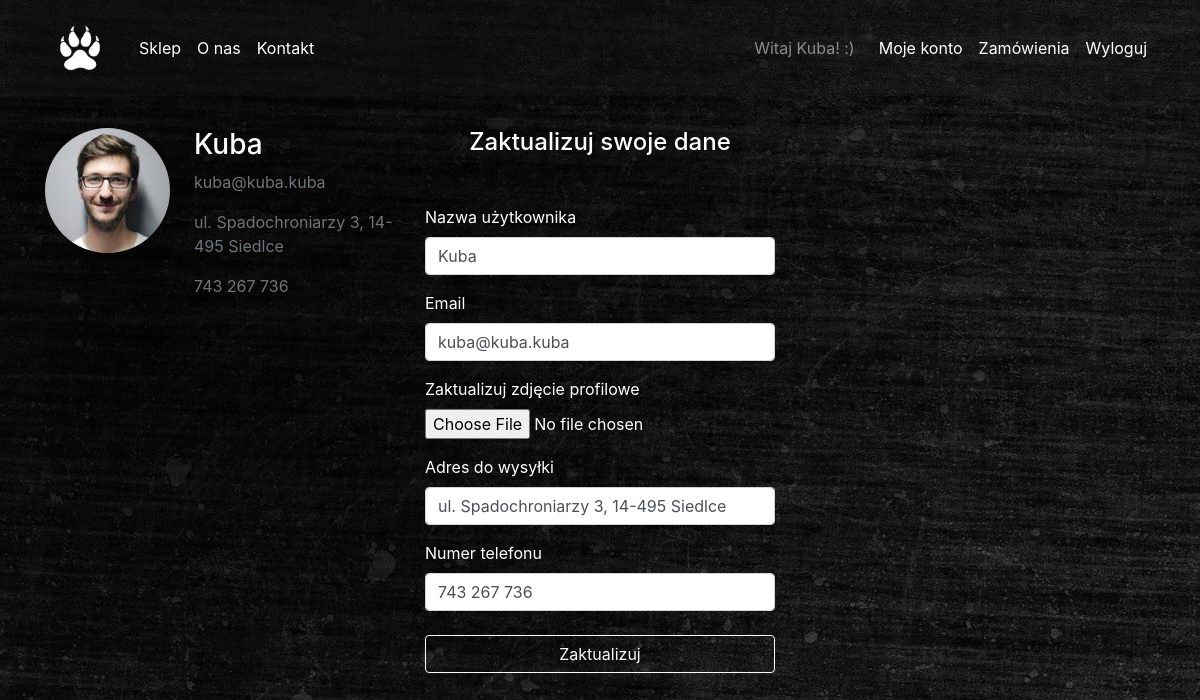
Screenshot of /account (signed in) with the database file from the repository.
### app_files/db_models.py (models this page shows, shortened)
class User(db.Model, UserMixin):
    __tablename__ = 'User'
    id = db.Column(db.Integer, primary_key=True)
    username = db.Column(db.String(20), unique=True, nullable=False)
    email = db.Column(db.String(120), unique=True, nullable=False)
    password = db.Column(db.String(60), nullable=False)
    image_file = db.Column(db.String(20), nullable=False, default='defaultpp.jpg')
    adress = db.Column(db.String(200))
    phone = db.Column(db.String(20))
    is_admin = db.Column(db.Boolean, default=False)

### app_files/routes.py (the view)
@app.route('/account', methods=['GET', 'POST'])
@login_required
def account():
    if current_user.is_admin:
        return redirect(url_for('root'))
    form = UpdateAccountForm()
    if form.validate_on_submit():
        if form.picture.data:
            picture_file = save_user_picture(form.picture.data)
            delete_old_picture(current_user)
            current_user.image_file = picture_file
        current_user.username = form.username.data
        current_user.email = form.email.data
        current_user.adress = form.adress.data
        current_user.phone = form.phone.data
        db.session.commit()
        return render_template('updated.html')
    elif request.method == 'GET':
        form.username.data = current_user.username
        form.email.data = current_user.email
        form.adress.data = current_user.adress
        form.phone.data = current_user.phone
    image_file = url_for(
        'static',
        filename='images/profile_pictures/' + current_user.image_file)
    return render_template('account.html', form=form, image_file=image_file)

### app_files/forms.py (shortened to what this page needs)
class UpdateAccountForm(FlaskForm):
    username = StringField(
        'Nazwa użytkownika',
        validators=[
            DataRequired("Pole wymagane"),
            Length(
                min=2, max=20,
                message="Nazwa powinna zawierać od %(min)d do %(max)d znaków")])
    email = StringField(
        'Email',
        validators=[DataRequired("Pole wymagane"),
                    Email("Nieprawidłowy adres e-mail")])
    picture = FileField(
        'Zaktualizuj zdjęcie profilowe',
        validators=[
            FileAllowed(['jpg', 'png'], "Dozwolony format pliku to .jpg lub .png")])
    adress = StringField(
        'Adres do wysyłki',
        validators=[
            Length(
                max=200,
                message="Adres powinien zawierać do %(max)d znaków")])
    phone = StringField(
        'Numer telefonu',
        validators=[
            Length(
                min=9, max=15,
                message="Numer powinien zawierać od %(min)d do %(max)d znaków")])
    submit = SubmitField('Zaktualizuj')

### app_files/db_models.py (called while the page is built)
@login_manager.user_loader
def load_user(user_id):
    return User.query.get(int(user_id))

### app_files/templates/account.html (shortened to what this page needs)
{% extends "layout.html" %}
{% block navbarposition %}
<nav class="navbar navbar-expand-md navbar-dark c-bg-light" id="navbarMain">
{% endblock %}
{% block content %}
  <div class="container">
    <div class="row">
      <div class="col-xl-4 col-lg-4 col-md-5 col-sm-12 col-xs-12 mt-3">
        <div class="media mt-3">
          <img src="{{image_file}}" class="rounded-circle img-fluid c-size-125 img-responsive">
          <div class="media-body ml-4">
            <h3>{{ current_user.username }}</h3>
            <p class="text-secondary">{{ current_user.email }}</p>
            {% if current_user.adress %}
            	<p class="text-secondary">{{ current_user.adress }}</p>
            {% else %}
            	<p class="text-secondary">Brak adresu dostawy</p>
            {% endif %}
            {% if current_user.phone %}
            	<p class="text-secondary">{{ current_user.phone }}</p>
            {% else %}
            	<p class="text-secondary">Brak numeru telefonu</p>
            {% endif %}
          </div>
        </div>
      </div>
      <div class="col-xl-8 col-lg-8 col-md-7 col-sm-12 col-xs-12 mt-3">
        <div class="row">
          <div class="col-xl-6 col-lg-8 col-md-12 col-sm-12 col-xs-12 mt-3">
            <h4 class="text-center mb-5">Zaktualizuj swoje dane</h4>
            <form action="/account" method="POST" enctype="multipart/form-data">
              <div class="form-group">
                {{ form.username.label(class="form-control-label") }}
                {% if form.username.errors %}
									{{ form.username(class="form-control is-invalid") }}
									<div class="invalid-feedback">
										{% for error in form.username.errors %}
											<span>{{ error }}</span>
										{% endfor %}
									</div>
								{% else %}
									{{ form.username(class="form-control") }}
                {% endif %}
              </div>
              <div class="form-group">
                {{ form.email.label(class="form-control-label") }}
                {% if form.email.errors %}
									{{ form.email(class="form-control is-invalid") }}
									<div class="invalid-feedback">
										{% for error in form.email.errors %}
											<span>{{ error }}</span>
										{% endfor %}
									</div>
                {% else %}
                	{{ form.email(class="form-control") }}
                {% endif %}
              </div>
              <div class="form-group">
                {{ form.picture.label() }}
                <div>
                  {{ form.picture() }}
                </div>
              </div>
              <div class="form-group">
                {{ form.adress.label(class="form-control-label") }}
                {% if form.adress.errors %}
									{{ form.adress(class="form-control is-invalid") }}
									<div class="invalid-feedback">
										{% for error in form.adress.errors %}
											<span>{{ error }}</span>
										{% endfor %}
									</div>
                {% else %}
                	{{ form.adress(class="form-control") }}
                {% endif %}
              </div>
              <div class="form-group">
                {{ form.phone.label(class="form-control-label") }}
                {% if form.phone.errors %}
									{{ form.phone(class="form-control is-invalid") }}
									<div class="invalid-feedback">
										{% for error in form.phone.errors %}
											<span>{{ error }}</span>
										{% endfor %}
									</div>
                {% else %}
                	{{ form.phone(class="form-control") }}
                {% endif %}
              </div>
              <div class="form-group">
                {{ form.submit(class="btn btn-outline-light btn-block mt-4") }}
              </div>
            </form>
          </div>
        </div>
      </div>
    </div>
  </div>
{% endblock content %}

### app_files/templates/layout.html (shortened to what this page needs)
<!DOCTYPE html>
<html lang="pl">
<head>
  <link rel="stylesheet" href="https://stackpath.bootstrapcdn.com/bootstrap/4.1.1/css/bootstrap.min.css"
>
  <link href="{{ url_for('static', filename='css/customstyle.css') }}" rel="stylesheet" type="text/css">
</head>
<body>
{% block navbarposition %}{% endblock %}
  <div class="container">
    <a class="navbar-brand" href="/#carouselMain">
      <img src="{{ url_for('static', filename='images/tigerfootprint.png') }}" width="70" height="70" alt="logo">
    </a>
    <div class="collapse navbar-collapse" id="navbarResponsive">
      <ul class="navbar-nav">
        <li class="nav-item">
          <a class="nav-link" href="/#shop">Sklep</a>
        </li>
        <li class="nav-item">
          <a class="nav-link text-nowrap" href="/#aboutus">O nas</a>
        </li>
        <li class="nav-item">
          <a class="nav-link" href="/#contact">Kontakt</a>
        </li>
      </ul>
      {% if current_user.is_admin %}
      <ul class="navbar-nav ml-auto">
        <span class="navbar-text mr-3">KONTO ADMINISTRATORA</span>
        <li class="nav-item">
          <a class="nav-link" href="{{ url_for('shopmanagement') }}">Zarządzaj sklepem</a>
        </li>
        <li class="nav-item">
          <a class="nav-link" href="{{ url_for('orders') }}">Zamówienia</a>
        </li>
        <li class="nav-item">
          <a class="nav-link" href="{{ url_for('logout') }}">Wyloguj</a>
        </li>
      </ul>
      {% elif current_user.is_authenticated %}
      <ul class="navbar-nav ml-auto">
        <span class="navbar-text mr-3">Witaj {{ current_user.username }}! :)</span>
        <li class="nav-item">
          <a class="nav-link" href="{{ url_for('account') }}">Moje konto</a>
        </li>
        <li class="nav-item">
          <a class="nav-link" href="{{ url_for('cart') }}">Zamówienia</a>
        </li>
        <li class="nav-item">
          <a class="nav-link" href="{{ url_for('logout') }}">Wyloguj</a>
        </li>
      </ul>
      {% endif %}
    </div>
  </div>
</nav>
{% block content %}{% endblock %}
</body>
</html>

### app_files/static/css/customstyle.css (style rules this page uses)
body { background-image: url("../images/bgimage.jpg"); color: white; }
#navbarMain .nav-link, #navbarMain .navbar-toggler { color: #fff; }
.c-bg-light { background-color: rgba(31, 29, 29, 0.3); }
.c-size-125 { max-height: 125px; max-width: 125px; }

### rows the page displays
User: username "Kuba", email "kuba@kuba.kuba", adress "ul. Spadochroniarzy 3, 14-495 Siedlce", phone "743 267 736"
